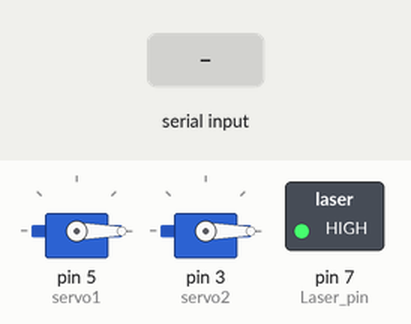
Simulated run of this sketch. Board: Arduino Uno, built with avr-gcc and run on an emulated ATmega328P. Parts: 2 × servo, switched loads named in the sketch (green lamp = pin HIGH). The inputs (shaded band) are chosen by the test bench.

Above: at 1.2 s.
1.3 s: "90,45\n" received over Serial
At 2.3 s:
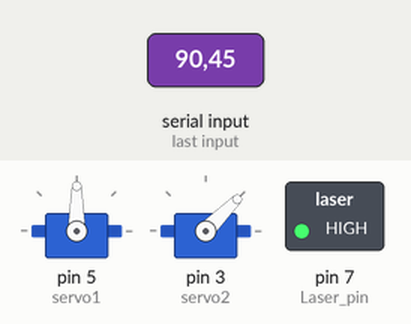
2.8 s: "30,150\n" received over Serial
At 3.5 s:
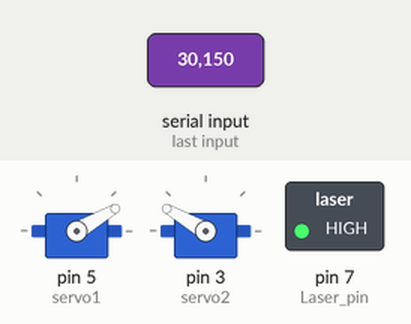
4.3 s: "90\n" received over Serial
At 5.5 s:
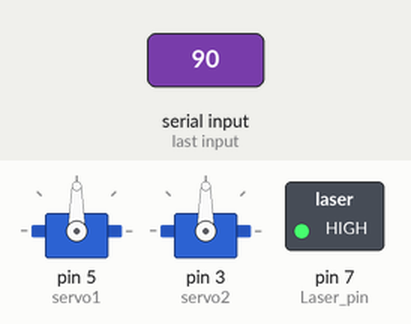
5.8 s: "200\n" received over Serial
At 6.9 s:
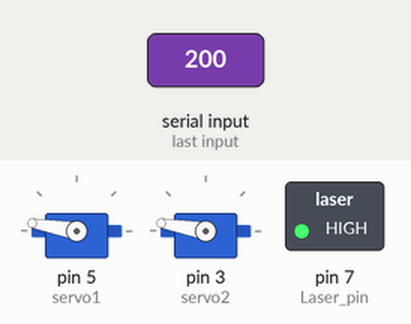
7.3 s: "1,90\n" received over Serial
At 8.0 s:
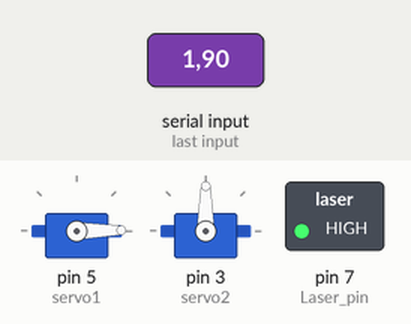
8.8 s: ",\n" received over Serial
At 9.1 s:
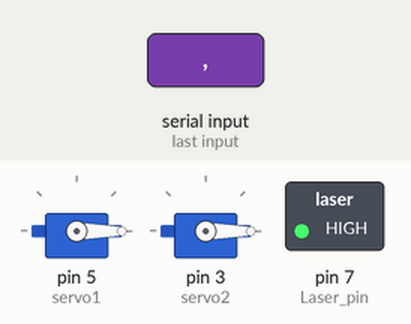
Timing chart, 0 to 11.3 s (numbered marks = the images above; inputs shaded):
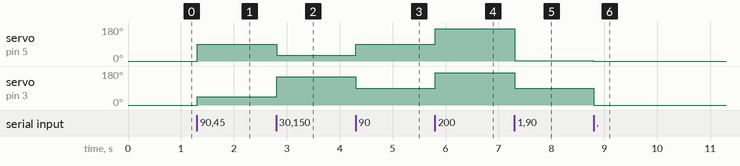

Measured:
- after the input at 1.3 s, servo on pin 5 (servo1): 0° → 90° at once; servo on pin 3 (servo2): 0° → 45° at once
- after the input at 2.8 s, servo on pin 5 (servo1): 90° → 30° at once; servo on pin 3 (servo2): 45° → 150° at once
- after the input at 4.3 s, servo on pin 5 (servo1): 30° → 90° at once; servo on pin 3 (servo2): 150° → 90° at once
- after the input at 5.8 s, servo on pin 5 (servo1), servo on pin 3 (servo2): 90° → 170° at once
- after the input at 7.3 s, servo on pin 5 (servo1): 170° → 1° at once; servo on pin 3 (servo2): 170° → 90° at once
- after the input at 8.8 s, servo on pin 5 (servo1): 1° → 0° at once; servo on pin 3 (servo2): 90° → 0° at once

The sketch:

arduino_control_ver2.ino
```cpp
#include <Servo.h>


Servo servo1;
Servo servo2;

int value = 0;
int value2 = 0;
int data;

String line;
float data1 = 90;
float data2 = 170;

int Laser_pin = 7;

void setup() {
  // put your setup code here, to run once:

  Serial.begin(9600);

  servo1.attach(5);
  servo2.attach(3);
  pinMode(Laser_pin, OUTPUT);

  digitalWrite(Laser_pin, HIGH);


}

void loop() {
  // put your main code here, to run repeatedly:

  while(Serial.available()) {
    line = Serial.readStringUntil('\n');
  }

  int first = line.indexOf(",");// 첫 번째 콤마 위치
  int len = line.length(); // 문자열 길이

  data1 = line.substring(0, first).toFloat();
  data2 = line.substring(first+1, len).toFloat();

  if (data1>170){
    data1 = 170;
  } else if (data1<0){
    data1 = 0;
  }

  if (data2>170){
    data2 = 170;
  } else if (data2<0){
    data2 = 0;
  }

  // 분기 처리 한번 진행

  servo1.write(data1);
  servo2.write(data2);


}
```
